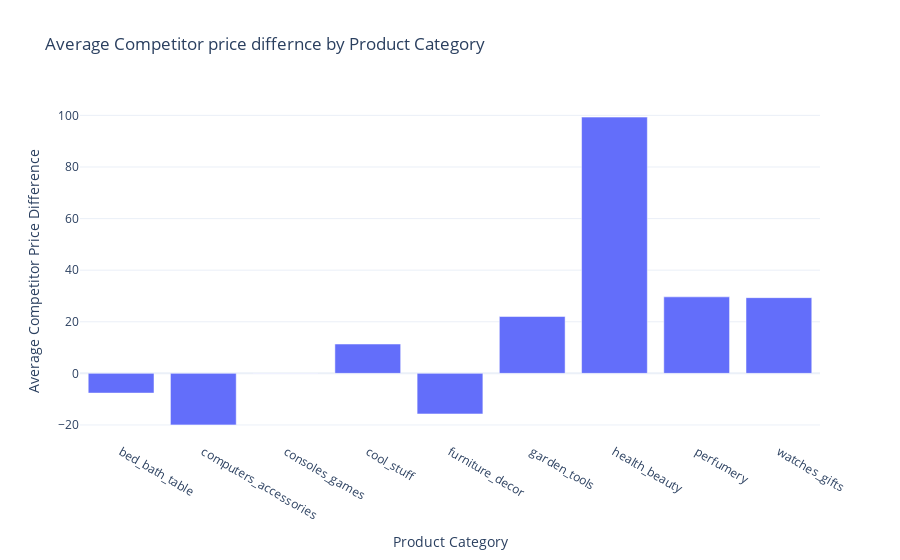

Source (notebook cell):
### Code cell
fig = px.bar(avg_price_diff_by_category,
            x = 'product_category_name',
            y = 'comp_price_difference',
            title = 'Average Competitor price differnce by Product Category')

fig.update_layout(xaxis_title = 'Product Category', yaxis_title = 'Average Competitor Price Difference')

fig.show()

### Figure 1 — Plotly figure (JSON) as saved in the notebook; plotly's stock layout.template omitted (floating-point values rounded to 4 significant figures)
{"data": [{"alignmentgroup": "True", "hovertemplate": "product_category_name=%{x}<br>comp_price_difference=%{y}<extra></extra>", "legendgroup": "", "marker": {"color": "#636efa", "pattern": {"shape": ""}}, "name": "", "offsetgroup": "", "orientation": "v", "showlegend": false, "textposition": "auto", "type": "bar", "x": ["bed_bath_table", "computers_accessories", "consoles_games", "cool_stuff", "furniture_decor", "garden_tools", "health_beauty", "perfumery", "watches_gifts"], "xaxis": "x", "y": [-7.637, -19.97, -0.06775, 11.37, -15.73, 22.04, 99.34, 29.66, 29.35], "yaxis": "y"}], "layout": {"autosize": true, "barmode": "relative", "legend": {"tracegroupgap": 0}, "title": {"text": "Average Competitor price differnce by Product Category"}, "xaxis": {"anchor": "y", "autorange": true, "domain": [0, 1], "range": [-0.5, 8.5], "title": {"text": "Product Category"}, "type": "category"}, "yaxis": {"anchor": "x", "autorange": true, "domain": [0, 1], "range": [-26.6, 106.0], "title": {"text": "Average Competitor Price Difference"}, "type": "linear"}}}
